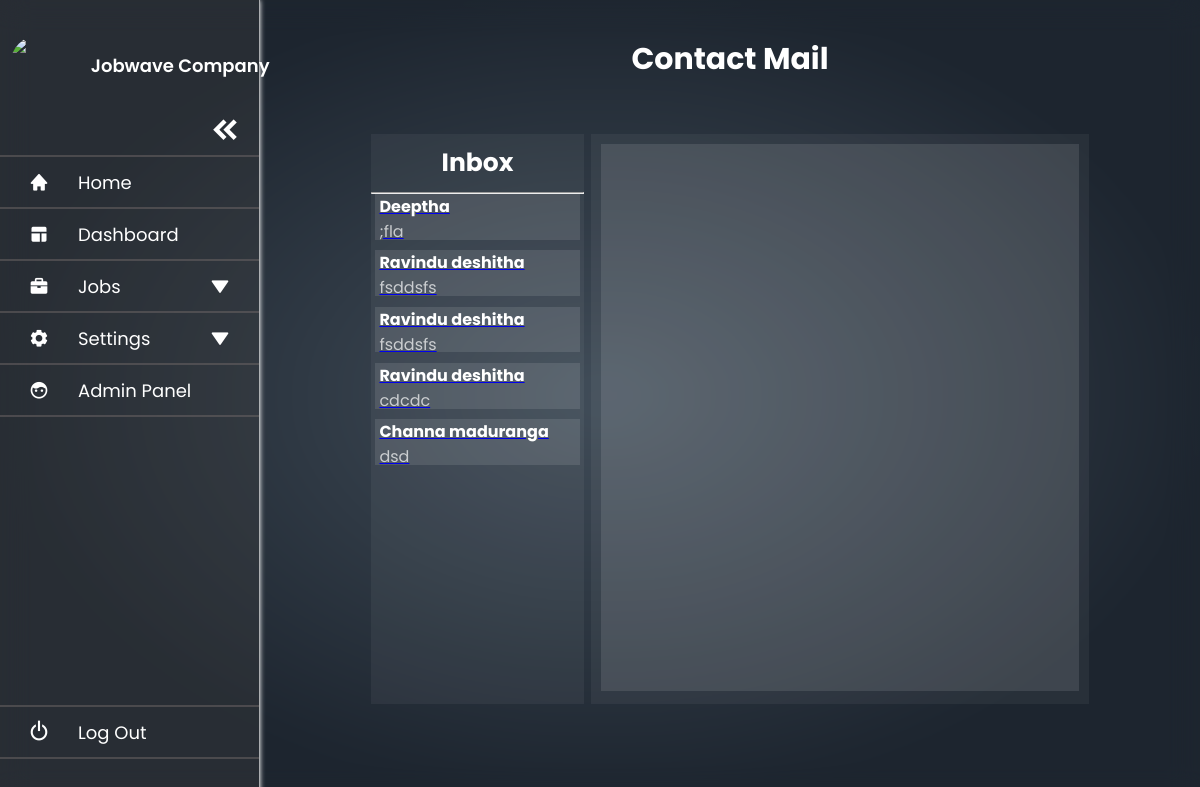
Page /admin_company_mail.php?contact_mails (signed in) on the committed database.
### tables this page shows
CREATE TABLE `user` (
  `reg_id` int(20) NOT NULL,
  `user_name` varchar(200) NOT NULL,
  `user_type` varchar(50) NOT NULL,
  `email` varchar(250) NOT NULL,
  `phone_number` int(20) NOT NULL,
  `password` varchar(400) NOT NULL
);

CREATE TABLE `msg_anyone` (
  `msg_id` int(11) NOT NULL,
  `name` varchar(300) NOT NULL,
  `email` varchar(500) NOT NULL,
  `subject` text NOT NULL,
  `message` text NOT NULL,
  `date` datetime NOT NULL
);

### admin_company_mail.php (the view, shortened to what this page needs)
<!DOCTYPE html>
<html lang="en">
<head>
    <link rel="stylesheet" href="css/side_navigation.css">
    <link rel="stylesheet" href="css/admin_mail.css">
	<link href='https://unpkg.com/boxicons@2.1.4/css/boxicons.min.css' rel='stylesheet'>
    <link rel="stylesheet" href="https://cdnjs.cloudflare.com/ajax/libs/font-awesome/6.4.2/css/all.min.css">
</head>
<body>
<?php
    include ('include/connection.php');
    include ('sidebar.php');
?>
    <div class="home_section">
    <?php
        if(isset($_GET['com_mails'])){
            echo "<h2>Company Mail</h2>";
        }
        elseif(isset($_GET['work_mails'])){
            echo "<h2>Worker Mail</h2>";
        }
        elseif(isset($_GET['contact_mails'])){
            echo "<h2>Contact Mail</h2>";
        }
    ?>
        <div class="mailbox">
            <div class="mailbox_left">
                <div class="inbox">
                    <h3>Inbox</h3>
                    <hr>
                </div>
                <?php
                    if(isset($_GET['com_mails'])){
                        $com_query = "SELECT * FROM com_msg ORDER BY msg_id DESC";
                        $com_result = mysqli_query($con, $com_query);
                        while($com_row = mysqli_fetch_assoc($com_result)){
                            $com_id = $com_row['com_id'];
                            $subject = $com_row['subject'];
                            $msg_id = $com_row['msg_id'];
                            $q1 = "SELECT * FROM user WHERE reg_id = (SELECT reg_id FROM com_profile WHERE com_id = $com_id)";
                            $r1 = mysqli_query($con, $q1);
                            $row1 = mysqli_fetch_assoc($r1);
                            $name = $row1['user_name'];
                            $reg_id = $row1['reg_id'];
                ?>
                                <a href="admin_company_mail.php?com_mails&m_i=<?php echo $msg_id?>&r_i=<?php echo $reg_id?>">
                                    <div class="mail_name">
                                        <h4><?php echo $name ?></h4>
                                        <p><?php echo $subject ?></p>
                                    </div>
                                </a>
                <?php
                        }
                    }
                    elseif(isset($_GET['contact_mails'])){
                        $contact_query = "SELECT * FROM msg_anyone ORDER BY msg_id DESC";
                        $contact_result = mysqli_query($con, $contact_query);
                        while($contact_row = mysqli_fetch_assoc($contact_result)){
                            $name = $contact_row['name'];
                            $subject = $contact_row['subject'];
                            $msg_id = $contact_row['msg_id'];
                ?>
                                <a href="admin_company_mail.php?contact_mails&m_i=<?php echo $msg_id?>&r_i=no">
                                    <div class="mail_name">
                                        <h4><?php echo $name ?></h4>
                                        <p><?php echo $subject ?></p>
                                    </div>
                                </a>
                <?php
                        }
                    }
                    else{
                        header("Location: home.php");
                    }
                ?>
            </div>
            <div class="mailbox_right">
                <div class="message">
                </div>
            </div>
        </div>
    </div>
</body>
</html>

### sidebar.php (shortened to what this page needs)
<?php
    include ('include/connection.php');
    if(isset($_SESSION['reg_id'])){
        $id = $_SESSION['reg_id'];
        $query = "SELECT work_image as image_name FROM work_profile WHERE reg_id = $id UNION ALL SELECt com_image as image_name FROM com_profile WHERE reg_id = $id";
        $query_result = mysqli_query($con, $query);
        $image_row = mysqli_fetch_assoc($query_result);
        $num_row = mysqli_num_rows($query_result);
            if($num_row > 0){
                $image_path = "uploads/$image_row[image_name]";
            }
            else{
                $image_path ="uploads/logo.png";
            }
        $user_query= "SELECT user_name, user_type FROM user WHERE reg_id = $id";
        $result = mysqli_query($con, $user_query);
        $user_row = mysqli_fetch_assoc($result);
        $user_type = $user_row['user_type'];
        $user_name = $user_row['user_name'];
        if($user_type == 'admin'){
        ?>
            <div class="sidebar">
                <div class="user_details">
                    <div class="user_img">
                        <img src="uploads/logo.png" >
                    </div>
                    <div class="data_line">
                        <span class="user_data"><?php echo $user_name ?></span>
                        <span class="user_data2">UOJ Project Group</span>
                    </div>
                </div>
                <div class="open_close">
                    <i class='bx bxs-chevrons-left icon' ></i>
                </div>
                <ul class="nav_list">
                    <li>
                        <a href="home.php">
                            <i class='bx bxs-home' ></i>
                        <span class="link_name">Home</span>
                        </a>
                        <ul class="sub_menu blank">
                            <li><a class="link_name" href="home.php">Home</a></li>
                        </ul>
                    </li>
                    <li>
                        <a href="admin_dashboard.php">
                            <i class='bx bxs-layout'></i>
                        <span class="link_name">Dashboard</span>
                        </a>
                        <ul class="sub_menu blank">
                            <li><a class="link_name" href="#">Dashboard</a></li>
                        </ul>
                    </li>
                    <li>
                        <a href="admin_company.php">
                            <i class='bx bxs-buildings'></i>
                        <span class="link_name">Company</span>
                        </a>
                        <ul class="sub_menu blank">
                            <li><a class="link_name" href="#">Company</a></li>
                        </ul>
                    </li>
                    <li>
                        <a href="admin_worker.php">
                            <i class='bx bxs-hard-hat' ></i>
                        <span class="link_name">Workers</span>
                        </a>
                        <ul class="sub_menu blank">
                            <li><a class="link_name" href="#">Workers</a></li>
                        </ul>
                    </li>
                    <li>
                        <a href="admin_jobs.php">
                            <i class='bx bxs-briefcase' ></i>
                        <span class="link_name">Jobs</span>
                        </a>
                        <ul class="sub_menu blank">
                            <li><a class="link_name" href="#">Jobs</a></li>
                        </ul>
                    </li>
                    <li>
                        <div class="iocn_link">
                        <a href="#">
                            <i class='bx bxs-envelope'></i>
                            <span class="link_name">Mails</span>
                        </a>
                        <i class='bx bxs-down-arrow arrow'></i>
                        </div>
                        <ul class="sub_menu">
                        <li><a class="link_name" href="#">Mails</a></li>
                        <li><a href="admin_company_mail.php?contact_mails">Contacts Mails</a></li>
                        <li><a href="admin_company_mail.php?com_mails">Company Mails</a></li>
                        <li><a href="admin_company_mail.php?work_mails">Worker Mails</a></li>
                        </ul>
                    </li>
                </ul>
                <div class="log">
                    <div class="iocn_link">
                        <a href="logout.php">
                            <i class='bx bx-power-off'></i>
                            <span class="link_name">Log Out</span>
                        </a>
                    </div>
                </div>
            </div>
        <?php
        }
        elseif($user_type == 'company'){
        ?>
            <div class="sidebar" id="blur2">
                <div class="user_details">
                    <div class="user_img">
                        <img src="<?php echo $image_path?>" >
                    </div>
                    <div class="data_line">
                        <span class="user_data"><?php echo $user_name ?></span>
                    </div>
                </div>
                <div class="open_close">
                    <i class='bx bxs-chevrons-left icon' ></i>
                </div>
                <ul class="nav_list">
                    <li>
                        <a href="home.php">
                            <i class='bx bxs-home' ></i>
                        <span class="link_name">Home</span>
                        </a>
                    </li>
                    <li>
                        <a href="company_dashboard.php">
                            <i class='bx bxs-layout'></i>
                        <span class="link_name">Dashboard</span>
                        </a>
                    </li>
                    <li>
                        <div class="iocn_link">
                        <a href="#">
                            <i class='bx bxs-briefcase' ></i>
                            <span class="link_name">Jobs</span>
                        </a>
                        <i class='bx bxs-down-arrow arrow'></i>
                        </div>
                    </li>
                    <li>
                        <div class="iocn_link">
                        <a href="#">
                            <i class='bx bxs-cog' ></i>
                            <span class="link_name">Settings</span>
                        </a>
                        <i class='bx bxs-down-arrow arrow'></i>
                        </div>
                    </li>
                    <li>
                        <a href="message_admin.php">
                            <i class='bx bxs-face'></i>
                        <span class="link_name">Admin Panel</span>
                        </a>
                    </li>
                </ul>
                <div class="log">
                    <div class="iocn_link">
                        <a href="logout.php">
                            <i class='bx bx-power-off'></i>
                            <span class="link_name">Log Out</span>
                        </a>
                    </div>
                </div>
            </div>
        <?php
        }
    }
    else{
        header("Location: home.php");
    }
?>

### css/side_navigation.css (style rules this page uses)
* { margin: 0; padding: 0; box-sizing: border-box; font-family: 'Poppins', sans-serif; }
body { background: radial-gradient(50.53% 50.53% at 50.23% 49.47%, #414d59 0%, #1d252f 100%); overflow: hidden; backdrop-filter: blur(15px); }
.sidebar { position: fixed; top: 0; left: 0; height: 100%; width: 260px; background: #3f3f3f56; z-index: 100; transition: all 0.5s ease; backdrop-filter: blur(8px); border-right: 1px solid rgba(255, 255, 255, 0.61); box-shadow: 0px 0px 5px 0px white; }
.sidebar .user_details { height: 100px; width: 100%; display: flex; align-items: center; }
.sidebar .user_details .user_img { position: fixed; width: 60px; height: 60px; overflow: hidden; border-radius: 50%; margin: 30px 20px 0px 10px; }
.sidebar .user_details .user_img img { height: 100%; }
.sidebar .user_details .data_line { position: relative; left: 35%; display: flex; flex-direction: column; margin-top: 30px; }
.sidebar .user_details .user_data { font-size: 18px; color: #fff; font-weight: 600; transition: all 0.6s ease; }
.sidebar .open_close i { margin-top: 5px; margin-left: 200px; height: 50px; min-width: 50px; text-align: center; line-height: 50px; color: white; font-size: 35px; cursor: pointer; transition: all 1s ease; }
.sidebar .nav_list { border-top: 2px solid rgba(111, 102, 102, 0.497); height: calc(100% - 250px); padding: 0px 0 150px 0; overflow: auto; }
.sidebar .nav_list li { position: relative; list-style: none; border-bottom: 2px solid rgba(111, 102, 102, 0.497); }
.sidebar .log i { height: 50px; min-width: 78px; text-align: center; line-height: 50px; color: white; font-size: 25px; cursor: pointer; transition: all 0.3s ease; }
.sidebar .log a { border-top: 2px solid rgba(111, 102, 102, 0.497); border-bottom: 2px solid rgba(111, 102, 102, 0.497); font-size: 18px; font-weight: 400; color: #ffffff; transition: all 0.4s ease; }
.sidebar .nav_list li .iocn_link , .sidebar .log .icon_link { display: flex; align-items: center; justify-content: space-between; }
.sidebar .nav_list li i { height: 50px; min-width: 78px; text-align: center; line-height: 50px; color: white; font-size: 20px; cursor: pointer; transition: all 0.3s ease; }
.sidebar .nav_list li a, .sidebar .log a { display: flex; align-items: center; text-decoration: none; }
.sidebar .nav_list li a .link_name { font-size: 18px; font-weight: 400; color: #ffffff; transition: all 0.4s ease; }
.home_section { position: relative; height: 100vh; left: 260px; width: calc(100% - 260px); transition: all 0.5s ease; padding: 12px; }

### css/admin_mail.css (style rules this page uses)
.home_section h2 { text-align: center; color:white; padding-top: 25px; font-size: 30px; }
.mailbox { height: 75%; width: 80%; margin: auto; margin-top: 5%; background-color: rgba(255, 255, 255, 0.001); display: flex; }
.mailbox_left { height: 98%; width: 30%; margin: auto; background-color: rgba(255, 255, 255, 0.05); margin-right: 1%; margin-left: 1%; overflow: hidden; overflow-y:scroll; }
.mailbox_right { height: 98%; width: 70%; margin: auto; background-color: rgba(255, 255, 255, 0.05); margin-right: 1%; }
.inbox { width: 100%; height: 5%; color: white; text-align: center; margin-bottom: 15%; }
.inbox h3 { padding-top: 10px; padding-bottom: 10px; font-size: 25px; }
.inbox hr { color: white; }
.mail_name { margin-top: 5%; width: 96%; height: 8%; background-color:rgba(255, 255, 255, 0.1); ; margin-left: 2%; margin-right: 2%; padding-left: 2%; padding-right: 2%; overflow: hidden; }
.mail_name h4 { color: #fff; }
.mail_name p { color: rgba(255, 255, 255, 0.7); }
.mailbox_right .message { height: 96%; width: 96%; margin-top: 2%; margin-left: 2%; margin-right: 2%; padding-left: 2%; padding-right: 2%; margin-bottom: 2%; background-color:rgba(255, 255, 255, 0.1); ; }
.message { padding-top:4% ; }
.mailbox_right { position: relative; }

### rows in the picture
user: user_name "Jobwave Company"
msg_anyone: name "Deeptha", subject ";fla"
msg_anyone: name "Ravindu deshitha", subject "fsddsfs"
msg_anyone: name "Ravindu deshitha", subject "fsddsfs"
msg_anyone: name "Ravindu deshitha", subject "cdcdc"
msg_anyone: name "Channa maduranga", subject "dsd"
